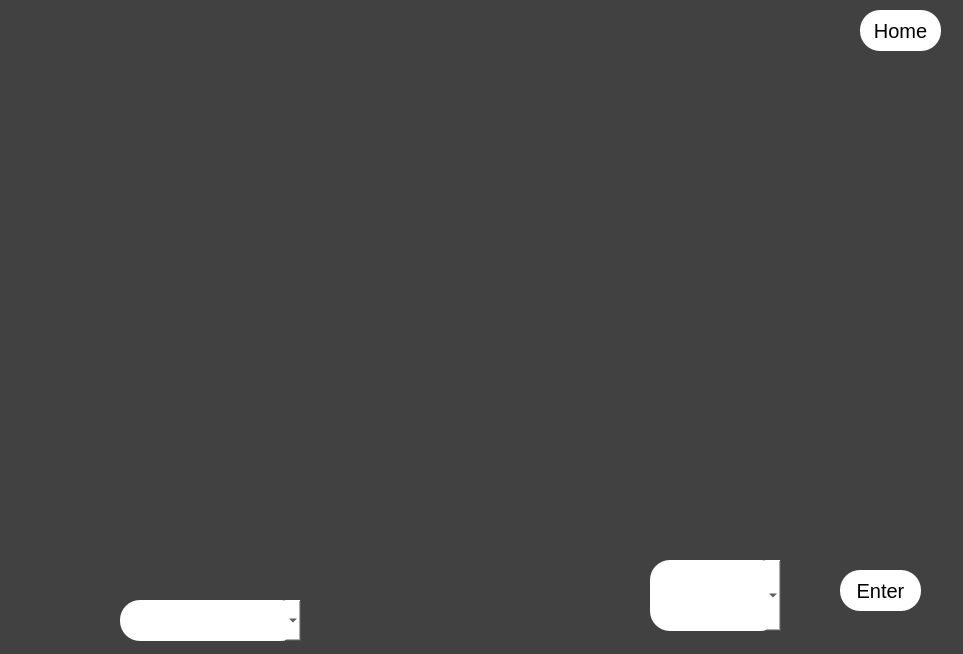
<?xml version="1.0" encoding="UTF-8"?>
<ui version="4.0">
 <class>Dialog</class>
 <widget class="QDialog" name="Dialog">
  <property name="geometry">
   <rect>
    <x>0</x>
    <y>0</y>
    <width>963</width>
    <height>654</height>
   </rect>
  </property>
  <property name="windowTitle">
   <string>Regression</string>
  </property>
  <property name="styleSheet">
   <string notr="true">background-color:rgb(65, 65, 65);</string>
  </property>
  <widget class="QComboBox" name="comboBoxr">
   <property name="geometry">
    <rect>
     <x>650</x>
     <y>560</y>
     <width>131</width>
     <height>71</height>
    </rect>
   </property>
   <property name="styleSheet">
    <string notr="true">border-radius: 20px;
background-color: #FFFFFF;
font: 75 9pt &quot;Berlin Sans FB Demi&quot;;
font-size:20px</string>
   </property>
  </widget>
  <widget class="QPushButton" name="home">
   <property name="geometry">
    <rect>
     <x>860</x>
     <y>10</y>
     <width>81</width>
     <height>41</height>
    </rect>
   </property>
   <property name="styleSheet">
    <string notr="true">border-radius: 20px;
background-color: #FFFFFF;
font: 75 9pt &quot;Berlin Sans FB Demi&quot;;
font-size:20px</string>
   </property>
   <property name="text">
    <string>Home</string>
   </property>
  </widget>
  <widget class="QPushButton" name="b">
   <property name="geometry">
    <rect>
     <x>840</x>
     <y>570</y>
     <width>81</width>
     <height>41</height>
    </rect>
   </property>
   <property name="styleSheet">
    <string notr="true">border-radius: 20px;
background-color: #FFFFFF;
font: 75 9pt &quot;Berlin Sans FB Demi&quot;;
font-size:20px</string>
   </property>
   <property name="text">
    <string>Enter</string>
   </property>
  </widget>
  <widget class="QWidget" name="verticalLayoutWidget">
   <property name="geometry">
    <rect>
     <x>60</x>
     <y>130</y>
     <width>671</width>
     <height>411</height>
    </rect>
   </property>
   <layout class="QVBoxLayout" name="verticalLayoutr"/>
  </widget>
  <widget class="QComboBox" name="comboBoxr2">
   <property name="geometry">
    <rect>
     <x>120</x>
     <y>600</y>
     <width>181</width>
     <height>41</height>
    </rect>
   </property>
   <property name="styleSheet">
    <string notr="true">border-radius: 20px;
background-color: #FFFFFF;
font: 75 9pt &quot;Berlin Sans FB Demi&quot;;
font-size:20px</string>
   </property>
  </widget>
 </widget>
 <resources/>
 <connections/>
</ui>
